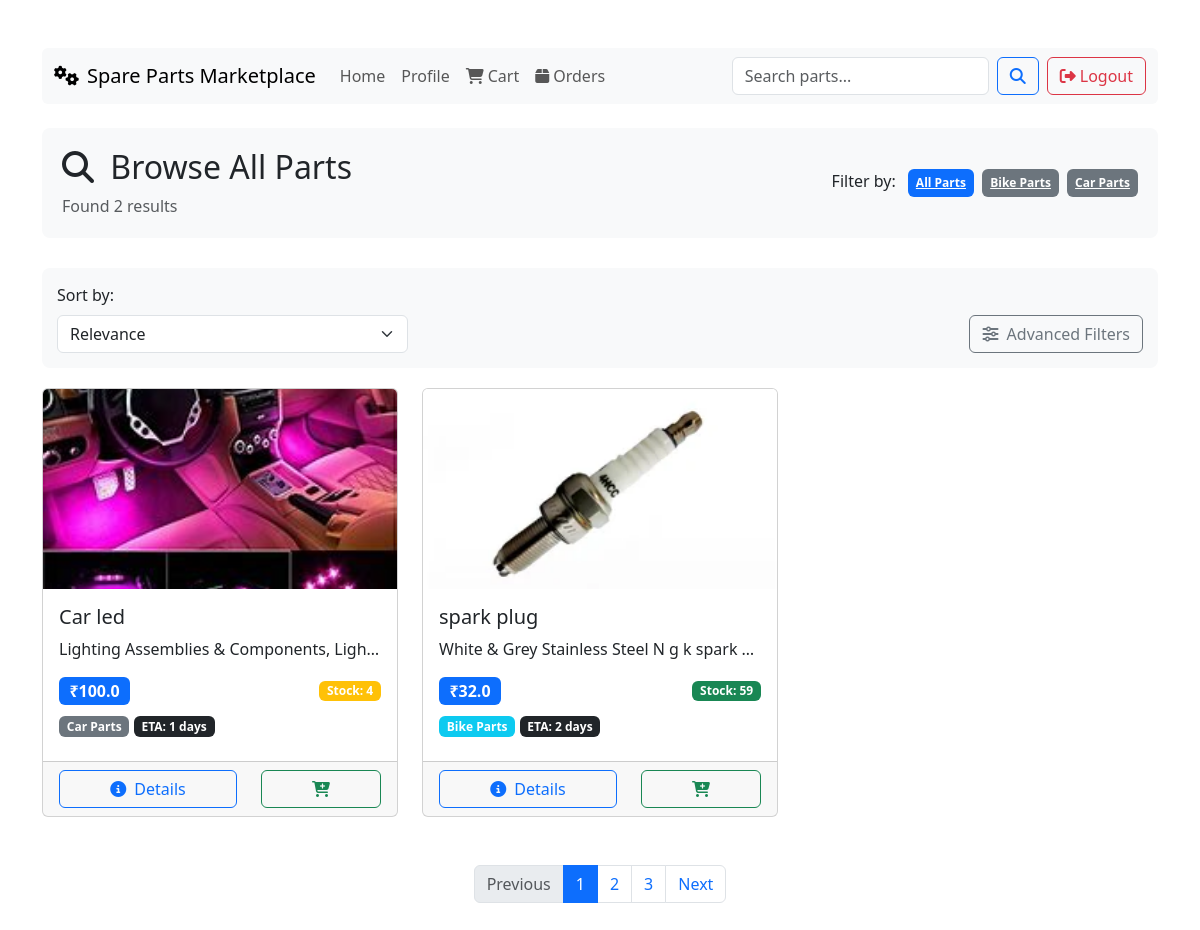
Page /search (signed in) on the committed database.
### app.py (models this page shows)
class Product(db.Model):
    id = db.Column(db.Integer, primary_key=True)
    seller_id = db.Column(db.Integer, db.ForeignKey('user.id'), nullable=False)
    name = db.Column(db.String(100), nullable=False)
    description = db.Column(db.Text, nullable=False)
    price = db.Column(db.Float, nullable=False)
    stock = db.Column(db.Integer, nullable=False)
    category = db.Column(db.String(50), nullable=False)  # 'bike', 'car'
    image = db.Column(db.String(255), nullable=True)
    eta = db.Column(db.Integer, nullable=False)  # Estimated time of arrival in days
    created_at = db.Column(db.DateTime, default=datetime.utcnow)
    cart_items = db.relationship('CartItem', backref='product', lazy=True)
    order_items = db.relationship('OrderItem', backref='product', lazy=True)

### app.py (the view)
@app.route('/search')
def search():
    query = request.args.get('query', '')
    category = request.args.get('category', '')
    products = Product.query.join(SellerInfo, Product.seller_id == SellerInfo.user_id).filter(SellerInfo.is_approved == True)
    if query:
        products = products.filter(Product.name.contains(query) | Product.description.contains(query))
    if category:
        products = products.filter(Product.category == category)
    products = products.all()
    return render_template('search_results.html', products=products, query=query, selected_category=category)

### templates/search_results.html (shortened to what this page needs)
<!DOCTYPE html>
<html lang="en">
  <head>
    <link
      rel="stylesheet"
      href="https://cdnjs.cloudflare.com/ajax/libs/bootstrap/5.3.0/css/bootstrap.min.css"
    />
    <link
      rel="stylesheet"
      href="https://cdnjs.cloudflare.com/ajax/libs/font-awesome/6.4.0/css/all.min.css"
    />
  </head>
  <body>
    <div class="container py-5">
      <nav class="navbar navbar-expand-lg navbar-light bg-light mb-4 rounded">
        <div class="container-fluid">
          <a class="navbar-brand" href="{{ url_for('index') }}">
            <i class="fas fa-cogs me-2"></i>Spare Parts Marketplace
          </a>
          <div class="collapse navbar-collapse" id="navbarSupportedContent">
            <ul class="navbar-nav me-auto mb-2 mb-lg-0">
              <li class="nav-item">
                <a class="nav-link" href="{{ url_for('index') }}">Home</a>
              </li>
              {% if session.get('user_id') %}
              <li class="nav-item">
                <a class="nav-link" href="{{ url_for('profile') }}">Profile</a>
              </li>
              {% if session.get('role') == 'buyer' %}
              <li class="nav-item">
                <a class="nav-link" href="{{ url_for('view_cart') }}">
                  <i class="fas fa-shopping-cart me-1"></i>Cart
                </a>
              </li>
              <li class="nav-item">
                <a class="nav-link" href="{{ url_for('view_orders') }}">
                  <i class="fas fa-box me-1"></i>Orders
                </a>
              </li>
              {% endif %} {% endif %}
            </ul>
            <form class="d-flex" action="{{ url_for('search') }}" method="get">
              <input
                class="form-control me-2"
                type="search"
                name="query"
                placeholder="Search parts..."
                value="{{ query }}"
              />
              <button class="btn btn-outline-primary" type="submit">
                <i class="fas fa-search"></i>
              </button>
            </form>
            {% if session.get('user_id') %}
            <a
              href="{{ url_for('logout') }}"
              class="btn btn-outline-danger ms-2"
            >
              <i class="fas fa-sign-out-alt me-1"></i>Logout
            </a>
            {% endif %}
          </div>
        </div>
      </nav>
      <div class="search-header">
        <div class="row align-items-center">
          <div class="col-md-8">
            <h2>
              <i class="fas fa-search me-2"></i>
              {% if query %} Search Results for "{{ query }}" {% else %} Browse
              All Parts {% endif %}
            </h2>
            <p class="text-muted mb-0">
              Found {{ products|length }} results
            </p>
          </div>
          <div class="col-md-4 text-md-end mt-3 mt-md-0">
            <span class="me-2">Filter by:</span>
            <a
              href="{{ url_for('search', query=query) }}"
              class="badge bg-{{ 'primary' if not selected_category else 'secondary' }} category-badge me-1 p-2"
            >
              All Parts
            </a>
            <a
              href="{{ url_for('search', query=query, category='bike') }}"
              class="badge bg-{{ 'primary' if selected_category == 'bike' else 'secondary' }} category-badge me-1 p-2"
            >
              Bike Parts
            </a>
            <a
              href="{{ url_for('search', query=query, category='car') }}"
              class="badge bg-{{ 'primary' if selected_category == 'car' else 'secondary' }} category-badge p-2"
            >
              Car Parts
            </a>
          </div>
        </div>
      </div>
      <div class="filter-section">
        <div class="row">
          <div class="col-12">
            <form
              id="filterForm"
              action="{{ url_for('search') }}"
              method="get"
              class="row g-3"
            >
              <div class="col-md-4">
                <label class="form-label">Sort by:</label>
                <select
                  class="form-select"
                  name="sort"
                  onchange="document.getElementById('filterForm').submit()"
                >
                  <option value="relevance">Relevance</option>
                </select>
              </div>
              <div class="col-md-8 text-md-end align-self-end">
                <button
                  type="button"
                  class="btn btn-outline-secondary"
                  data-bs-toggle="collapse"
                  data-bs-target="#advancedFilters"
                >
                  <i class="fas fa-sliders-h me-1"></i> Advanced Filters
                </button>
              </div>
            </form>
          </div>
        </div>
      </div>
      {% if products|length == 0 %}
      <div class="no-results">
        <i class="fas fa-search fa-5x text-muted mb-3"></i>
        <h3>No products found</h3>
        <p class="text-muted">
          Try a different search term or browse all products
        </p>
        <a href="{{ url_for('index') }}" class="btn btn-primary mt-3">
          <i class="fas fa-home me-1"></i> Go to Homepage
        </a>
      </div>
      {% else %}
      <div class="row row-cols-1 row-cols-md-2 row-cols-lg-3 g-4">
        {% for product in products %}
        <div class="col">
          <div class="card product-card h-100">
            {% if product.image %}
            <img
              src="{{ url_for('static', filename=product.image) }}"
              class="card-img-top product-img"
              alt="{{ product.name }}"
            />
            {% else %}
            <div
              class="card-img-top product-img bg-light d-flex align-items-center justify-content-center text-muted"
            >
              <i class="fas fa-image fa-4x"></i>
            </div>
            {% endif %}
            <div class="card-body">
              <h5 class="card-title">{{ product.name }}</h5>
              <p class="card-text text-truncate">{{ product.description }}</p>
              <div
                class="d-flex justify-content-between align-items-center mb-2"
              >
                <span class="badge bg-primary fs-6">₹{{ product.price }}</span>
                <span
                  class="badge {% if product.stock > 10 %}bg-success{% elif product.stock > 0 %}bg-warning{% else %}bg-danger{% endif %}"
                >
                  Stock: {{ product.stock }}
                </span>
              </div>
              <div class="mb-2">
                <span
                  class="badge {% if product.category == 'bike' %}bg-info{% else %}bg-secondary{% endif %}"
                >
                  {% if product.category == 'bike' %}Bike Parts{% else %}Car
                  Parts{% endif %}
                </span>
                <span class="badge bg-dark">ETA: {{ product.eta }} days</span>
              </div>
            </div>
            <div class="card-footer">
              <div class="row">
                <div class="col-7">
                  <a
                    href="{{ url_for('product_detail', product_id=product.id) }}"
                    class="btn btn-outline-primary w-100"
                  >
                    <i class="fas fa-info-circle me-1"></i> Details
                  </a>
                </div>
                <div class="col-5">
                  {% if session.get('role') == 'buyer' %}
                  <a
                    href="{{ url_for('add_to_cart', product_id=product.id) }}"
                    class="btn btn-outline-success w-100"
                  >
                    <i class="fas fa-cart-plus"></i>
                  </a>
                  {% endif %}
                </div>
              </div>
            </div>
          </div>
        </div>
        {% endfor %}
      </div>
      {% endif %}
      <nav class="mt-5" aria-label="Page navigation">
        <ul class="pagination justify-content-center">
          <li class="page-item disabled">
            <a class="page-link" href="#" tabindex="-1" aria-disabled="true"
              >Previous</a
            >
          </li>
          <li class="page-item active"><a class="page-link" href="#">1</a></li>
          <li class="page-item"><a class="page-link" href="#">2</a></li>
          <li class="page-item"><a class="page-link" href="#">3</a></li>
          <li class="page-item">
            <a class="page-link" href="#">Next</a>
          </li>
        </ul>
      </nav>
    </div>
  </body>
</html>

### templates/search_results.html (style rules this page uses)
.product-card { transition: transform 0.3s; height: 100%; }
.product-img { height: 200px; object-fit: cover; }
.search-header { background-color: #f8f9fa; border-radius: 8px; padding: 20px; margin-bottom: 30px; }
.category-badge { cursor: pointer; transition: all 0.3s; }
.filter-section { background-color: #f8f9fa; border-radius: 8px; padding: 15px; margin-bottom: 20px; }

### rows in the picture
Product: image (picture), name "Car led", description "Lighting Assemblies & Components, Ligh…", price "100.0", stock "4", category "Car Parts", eta "1"
Product: image (picture), name "spark plug", description "White & Grey Stainless Steel N g k spark…", price "32.0", stock "59", category "Bike Parts", eta "2"

### other values in the picture
{{ products|length }} "2"
